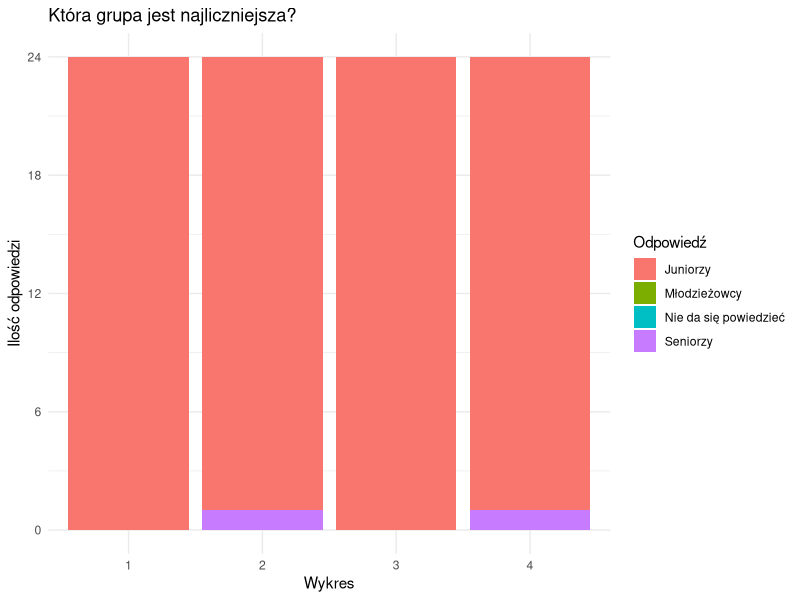
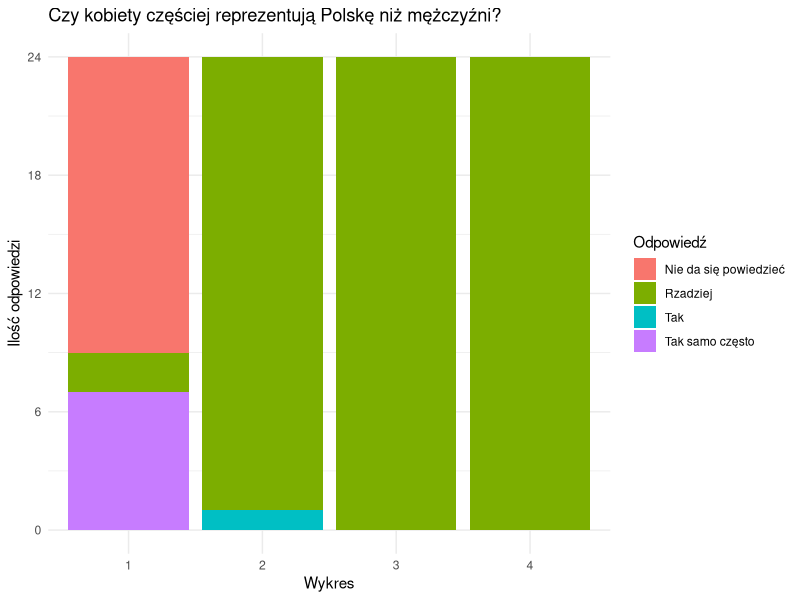
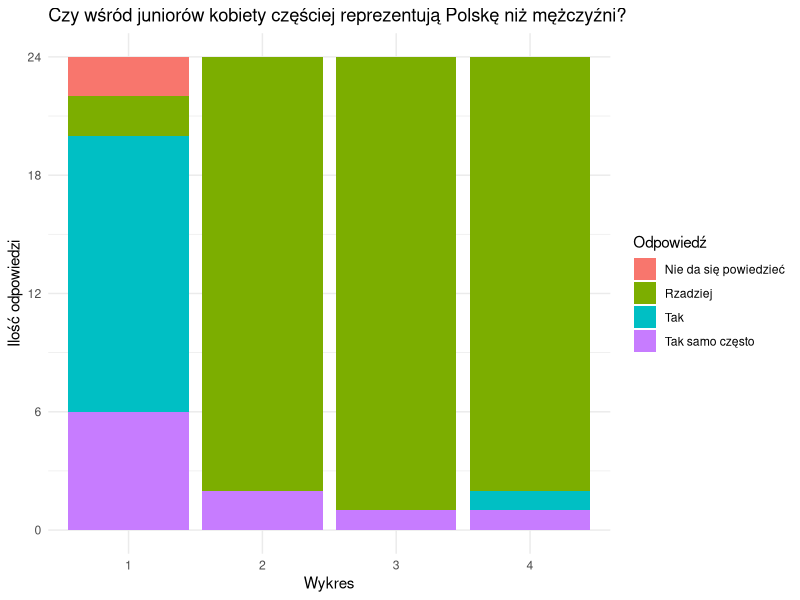
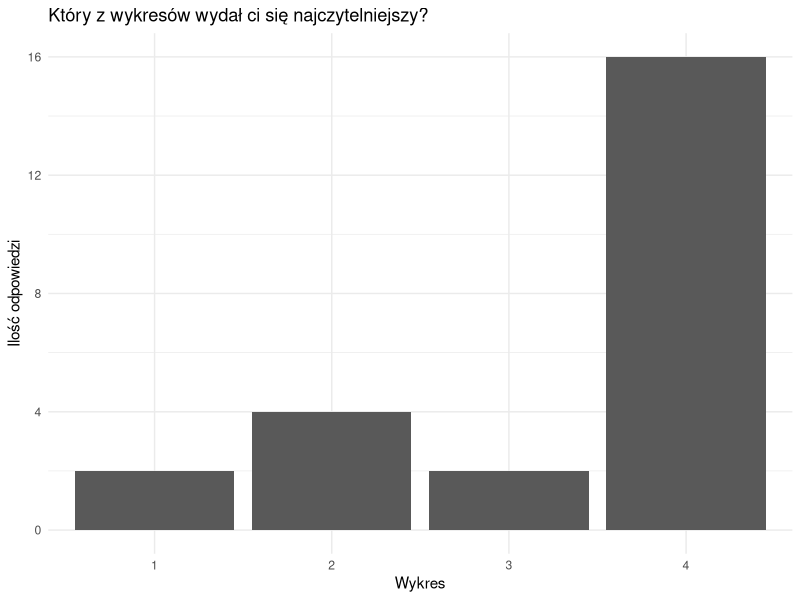

These charts were generated, in order, by the following R code:
## ---- chunk 1
library(ggplot2)
df <- data.frame(
  q = rep(c("1", "2", "3", "4"), each=4),
  a = rep(c("Seniorzy", "Młodzieżowcy", "Juniorzy", "Nie da się powiedzieć"), times=4),
  v = c(0, 0, 24, 0, 
        1, 0, 23, 0,
        0, 0, 24, 0,
        1, 0, 23, 0)
)

ggplot(df) +
  geom_bar(aes(q, v, fill=a), stat="identity") + 
  theme_minimal() +
  labs(title = "Która grupa jest najliczniejsza?", x = "Wykres", y = "Ilość odpowiedzi") +
  scale_y_continuous(breaks = seq(0, 24, 6)) +
  scale_fill_discrete(name = "Odpowiedź")
## ---- chunk 2
library(ggplot2)
df <- data.frame(
  q = rep(c("1", "2", "3", "4"), each=4),
  a = rep(c("Tak", "Rzadziej", "Tak samo często", "Nie da się powiedzieć"), times=4),
  v = c(0, 2, 7, 15, 
        1, 23, 0, 0,
        0, 24, 0, 0,
        0, 24, 0, 0)
)

ggplot(df) +
  geom_bar(aes(q, v, fill=a), stat="identity") + 
  theme_minimal() +
  labs(title = "Czy kobiety częściej reprezentują Polskę niż mężczyźni?", x = "Wykres", y = "Ilość odpowiedzi") +
  scale_y_continuous(breaks = seq(0, 24, 6)) +
  scale_fill_discrete(name = "Odpowiedź")
## ---- chunk 3
library(ggplot2)
df <- data.frame(
  q = rep(c("1", "2", "3", "4"), each=4),
  a = rep(c("Tak", "Rzadziej", "Tak samo często", "Nie da się powiedzieć"), times=4),
  v = c(14, 2, 6, 2, 
        0, 22, 2, 0,
        0, 23, 1, 0,
        1, 22, 1, 0)
)

ggplot(df) +
  geom_bar(aes(q, v, fill=a), stat="identity") + 
  theme_minimal() +
  labs(title = "Czy wśród juniorów kobiety częściej reprezentują Polskę niż mężczyźni?", x = "Wykres", y = "Ilość odpowiedzi") +
  scale_y_continuous(breaks = seq(0, 24, 6)) +
  scale_fill_discrete(name = "Odpowiedź")
## ---- chunk 4
library(ggplot2)
df <- data.frame(
  q = c("1", "2", "3", "4"),
  v = c(2, 4, 2, 16)
)

ggplot(df) +
  geom_bar(aes(q, v), stat="identity") + 
  theme_minimal() +
  labs(title = "Który z wykresów wydał ci się najczytelniejszy?", x = "Wykres", y = "Ilość odpowiedzi") +
  scale_y_continuous(breaks = seq(0, 16, 4))
